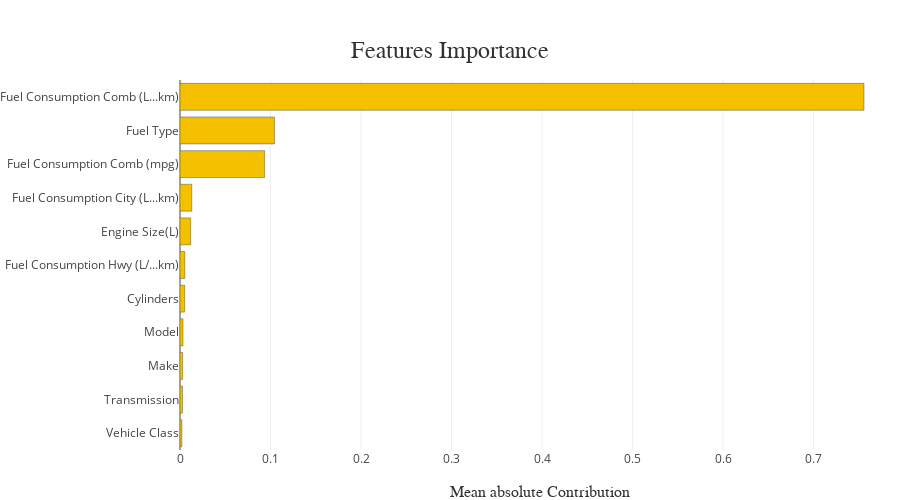

This figure's notebook cell:
### Code cell
xpl.plot.features_importance()

### Figure 1 — Plotly figure (JSON) as saved in the notebook; plotly's stock layout.template omitted (floating-point values rounded to 4 significant figures)
{"data": [{"customdata": ["Vehicle Class", "Transmission", "Make", "Model", "Cylinders", "Fuel Consumption Hwy (L/100 km)", "Engine Size(L)", "Fuel Consumption City (L/100 km)", "Fuel Consumption Comb (mpg)", "Fuel Type", "Fuel Consumption Comb (L/100 km)"], "hovertemplate": "Feature: %{customdata}<br />Contribution: %{x:.4f}<extra></extra>", "marker": {"color": ["rgba(244, 192, 0, 1.0)", "rgba(244, 192, 0, 1.0)", "rgba(244, 192, 0, 1.0)", "rgba(244, 192, 0, 1.0)", "rgba(244, 192, 0, 1.0)", "rgba(244, 192, 0, 1.0)", "rgba(244, 192, 0, 1.0)", "rgba(244, 192, 0, 1.0)", "rgba(244, 192, 0, 1.0)", "rgba(244, 192, 0, 1.0)", "rgba(244, 192, 0, 1.0)"], "line": {"color": "rgba(52, 55, 54, 0.8)", "width": 0.5}}, "name": "Global", "orientation": "h", "type": "bar", "x": [0.0021, 0.0028, 0.0029, 0.0033, 0.0052, 0.0053, 0.0118, 0.013, 0.0935, 0.1044, 0.7558], "y": ["Vehicle Class", "Transmission", "Make", "Model", "Cylinders", "Fuel Consumption Hwy (L/100 km)", "Engine Size(L)", "Fuel Consumption City (L/100 km)", "Fuel Consumption Comb (mpg)", "Fuel Type", "Fuel Consumption Comb (L/100 km)"]}], "layout": {"autosize": false, "barmode": "group", "height": 500, "hovermode": "closest", "margin": {"b": 50, "l": 160, "r": 0, "t": 80}, "title": {"font": {"color": "rgb(50, 50, 50)", "family": "Arial", "size": 24}, "text": "Features Importance", "x": 0.5, "xanchor": "center", "y": 0.9, "yanchor": "middle"}, "width": 900, "xaxis": {"title": {"font": {"color": "rgb(50, 50, 50)", "family": "Arial Black", "size": 16}, "text": "Mean absolute Contribution"}}, "yaxis": {"automargin": true, "dtick": 1, "tickmode": "array", "ticktext": ["Vehicle Class", "Transmission", "Make", "Model", "Cylinders", "Fuel Consumption Hwy (L/...km)", "Engine Size(L)", "Fuel Consumption City (L...km)", "Fuel Consumption Comb (mpg)", "Fuel Type", "Fuel Consumption Comb (L...km)"], "tickvals": ["Vehicle Class", "Transmission", "Make", "Model", "Cylinders", "Fuel Consumption Hwy (L/100 km)", "Engine Size(L)", "Fuel Consumption City (L/100 km)", "Fuel Consumption Comb (mpg)", "Fuel Type", "Fuel Consumption Comb (L/100 km)"], "title": {"font": {"color": "rgb(50, 50, 50)", "family": "Arial Black", "size": 16}}}}}
